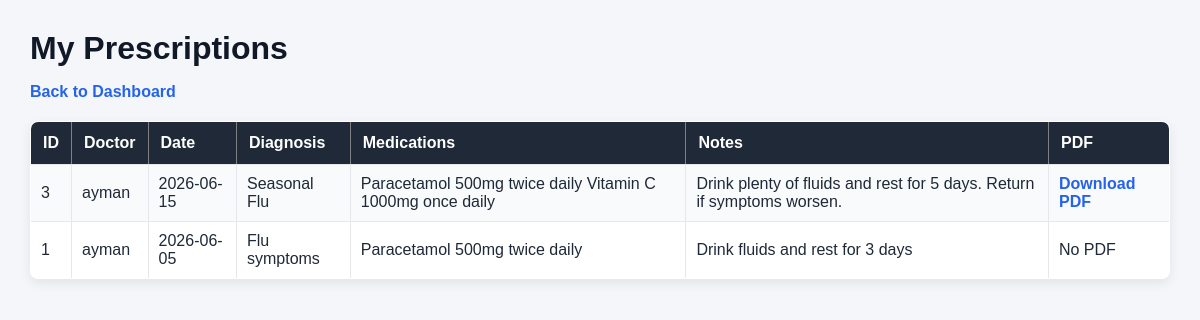
Screenshot of /index.php?page=prescriptions&action=viewMine (signed in) with the database file from the repository.
### tables this page shows
CREATE TABLE `prescriptions` (
  `id` int(10) UNSIGNED NOT NULL,
  `appointment_id` int(10) UNSIGNED NOT NULL,
  `diagnosis` text NOT NULL,
  `medications` text NOT NULL,
  `notes` text DEFAULT NULL,
  `file_path` varchar(255) DEFAULT NULL,
  `created_at` timestamp NOT NULL DEFAULT current_timestamp()
);

CREATE TABLE `users` (
  `id` int(10) UNSIGNED NOT NULL,
  `name` varchar(120) NOT NULL,
  `email` varchar(180) NOT NULL,
  `password` varchar(255) NOT NULL,
  `role` enum('admin','doctor','patient') NOT NULL DEFAULT 'patient',
  `phone` varchar(20) DEFAULT NULL,
  `avatar` varchar(255) DEFAULT NULL,
  `is_active` tinyint(1) NOT NULL DEFAULT 1,
  `created_at` timestamp NOT NULL DEFAULT current_timestamp()
);

CREATE TABLE `appointments` (
  `id` int(10) UNSIGNED NOT NULL,
  `patient_id` int(10) UNSIGNED NOT NULL,
  `doctor_id` int(10) UNSIGNED NOT NULL,
  `appt_date` date NOT NULL,
  `appt_time` time NOT NULL,
  `status` enum('pending','confirmed','completed','cancelled') NOT NULL DEFAULT 'pending',
  `reason` varchar(255) DEFAULT NULL,
  `doctor_notes` text DEFAULT NULL,
  `created_at` timestamp NOT NULL DEFAULT current_timestamp()
);

### controllers/PrescriptionController.php (called while the page is built, shortened)
<?php
require_once __DIR__ . "/../models/PrescriptionModel.php";
require_once __DIR__ . "/../core/Auth.php";
class PrescriptionController
{
    private $prescriptionModel;
    public function __construct()
    {
        $this->prescriptionModel = new PrescriptionModel();
    }
    public function viewMine()
    {
        $user = Auth::currentUser();
        $prescriptions = $this->prescriptionModel->getByPatient($user["id"]);
        require_once __DIR__ . "/../views/prescriptions/index.php";
    }
}

### core/Database.php (called while the page is built, shortened)
<?php
class Database
{
    private static $instance = null;
    private $conn;
    private function __construct()
    {
        $this->conn = new mysqli(DB_HOST, DB_USER, DB_PASS, DB_NAME);
        $this->conn->set_charset("utf8mb4");
    }
    public static function getInstance()
    {
        if (self::$instance === null) {
            self::$instance = new Database();
        }
        return self::$instance;
    }
    public function query($sql, $types = "", $params = [])
    {
        $stmt = $this->conn->prepare($sql);
        if (!empty($types) && !empty($params)) {
            $stmt->bind_param($types, ...$params);
        }
        if (!$stmt->execute()) {
            throw new RuntimeException("Database query execution failed.");
        }
        $result = $stmt->get_result();
        if ($result !== false) {
            return $result;
        }
        return true;
    }
}

### core/Auth.php (called while the page is built, shortened)
<?php
require_once __DIR__ . "/helpers.php";
class Auth
{
    public static function currentUser()
    {
        return $_SESSION["user"] ?? null;
    }
}

### models/PrescriptionModel.php (called while the page is built, shortened)
<?php
require_once __DIR__ . "/../core/BaseModel.php";
class PrescriptionModel extends BaseModel
{
    public function getByPatient($patientId)
    {
        $sql = "SELECT
                    prescriptions.*,
                    appointments.appt_date,
                    users.name AS doctor_name
                FROM prescriptions
                JOIN appointments
                    ON prescriptions.appointment_id = appointments.id
                JOIN doctors
                    ON appointments.doctor_id = doctors.id
                JOIN users
                    ON doctors.user_id = users.id
                WHERE appointments.patient_id = ?
                ORDER BY prescriptions.created_at DESC";
        return $this->execute(
            $sql,
            "i",
            [$patientId]
        );
    }
}

### core/BaseModel.php (called while the page is built, shortened)
<?php
require_once __DIR__ . "/Database.php";
class BaseModel
{
    protected $db;
    public function __construct()
    {
        $this->db = Database::getInstance();
    }
    protected function execute($sql, $types = "", $params = [])
    {
        return $this->db->query($sql, $types, $params);
    }
}

### core/helpers.php (called while the page is built, shortened)
<?php
function sanitize($value)
{
    return htmlspecialchars($value ?? "", ENT_QUOTES, "UTF-8");
}

### views/prescriptions/index.php (the view)
<?php
require_once __DIR__ . "/../../core/helpers.php";
?>
<h1>My Prescriptions</h1>
<p>
    <a href="index.php?page=dashboard">Back to Dashboard</a>
</p>
<table border="1" cellpadding="8">
    <tr>
        <th>ID</th>
        <th>Doctor</th>
        <th>Date</th>
        <th>Diagnosis</th>
        <th>Medications</th>
        <th>Notes</th>
        <th>PDF</th>
    </tr>
    <?php while ($prescription = $prescriptions->fetch_assoc()): ?>
        <tr>
            <td><?php echo $prescription["id"]; ?></td>
            <td><?php echo sanitize($prescription["doctor_name"]); ?></td>
            <td><?php echo sanitize($prescription["appt_date"]); ?></td>
            <td><?php echo sanitize($prescription["diagnosis"]); ?></td>
            <td><?php echo sanitize($prescription["medications"]); ?></td>
            <td><?php echo sanitize($prescription["notes"]); ?></td>
            <td>
                <?php if (!empty($prescription["file_path"])): ?>
                    <a href="index.php?page=prescriptions&action=download&appointment_id=<?php echo $prescription["appointment_id"]; ?>">
                        Download PDF
                    </a>
                <?php else: ?>
                    No PDF
                <?php endif; ?>
            </td>
        </tr>
    <?php endwhile; ?>
</table>

### index.php (shortened to what this page needs)
<?php
require_once __DIR__ . "/core/helpers.php";
$page = $_GET["page"] ?? "auth";
$action = $_GET["action"] ?? "loginForm";
if (
    !($page === "reports" && $action === "exportCsv") &&
    !($page === "prescriptions" && $action === "download")
) {
    echo '<link rel="stylesheet" href="public/assets/style.css">';
}
if ($page === "auth") {
    require_once __DIR__ . "/controllers/AuthController.php";
    $controller = new AuthController();
    if ($action === "loginForm") {
        $controller->loginForm();
    } elseif ($action === "login") {
        $controller->login();
    } elseif ($action === "logout") {
        $controller->logout();
    } else {
        echo "404 - Action not found";
    }
} elseif ($page === "dashboard") {
    require_once __DIR__ . "/controllers/DashboardController.php";
    $controller = new DashboardController();
    $controller->index();
} elseif ($page === "prescriptions") {
    require_once __DIR__ . "/controllers/PrescriptionController.php";
    $controller = new PrescriptionController();
    if ($action === "createForm") {
        $controller->createForm();
    } elseif ($action === "store") {
        $controller->store();
    } elseif ($action === "viewMine") {
        $controller->viewMine();
    } elseif ($action === "download") {
        $controller->download();
    } else {
        echo "404 - Action not found";
    }
} else {
    echo "404 - Page not found";
}

### public/assets/style.css (style rules this page uses)
* { box-sizing: border-box; }
h1 { color: #111827; margin-bottom: 10px; }
p { font-size: 16px; }
a { color: #2563eb; font-weight: 600; text-decoration: none; }
table { border-collapse: collapse; background: white; margin-top: 20px; width: auto; min-width: 650px; box-shadow: 0 4px 12px rgba(0, 0, 0, 0.08); border-radius: 8px; overflow: hidden; }
th { background: #1f2937; color: white; padding: 12px; text-align: left; }
td { padding: 10px; border: 1px solid #e5e7eb; }
tr:nth-child(even) { background: #f9fafb; }

### rows the page displays
prescriptions: id "3", users.name "ayman", appointment.appt_date "2026-06-15", diagnosis "Seasonal Flu", medications "Paracetamol 500mg twice daily Vitamin C 1000mg once daily", notes "Drink plenty of fluids and rest for 5 days. Return if symptoms worsen."
prescriptions: id "1", users.name "ayman", appointment.appt_date "2026-06-05", diagnosis "Flu symptoms", medications "Paracetamol 500mg twice daily", notes "Drink fluids and rest for 3 days", shows "No PDF"
